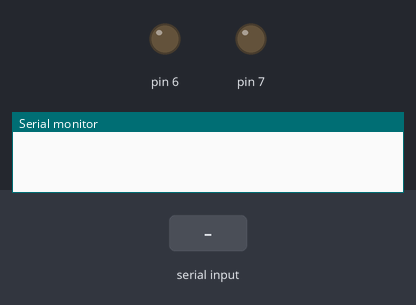
The sketch below on a simulated Arduino Uno, built with avr-gcc and run on an emulated ATmega328P. On the bench: output pins drawn as LEDs (lit = HIGH), the last lines printed to the serial monitor. The inputs (shaded band) are chosen by the test bench.

Above: at 1.2 s.
1.3 s: "1" received over Serial
At 2.5 s:
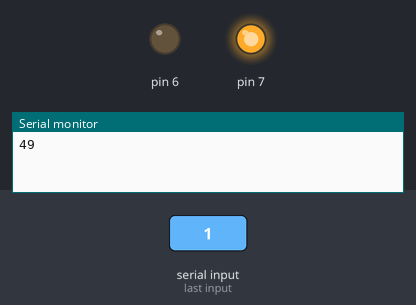
2.8 s: "3" received over Serial
Timing chart, 0 to 5.8 s (numbered marks = the images above; inputs shaded):
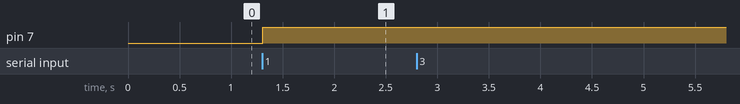

Measured:
- after the input at 1.3 s, pin 7: LOW → HIGH at once

The sketch:

motor.ino
```cpp
int incomingByte = 0;   // for incoming serial data

void setup() {
        Serial.begin(9600);     // opens serial port, sets data rate to 9600 bps
        pinMode(7,OUTPUT);
        pinMode(6,OUTPUT);
        analogWrite(7,0);
        analogWrite(6,0);
}

int prev=0;
void loop() {

       if (Serial.available() > 0)
      {
          // read the incoming byte:
          incomingByte = Serial.read();

          // say what you got:
          //Serial.print("I received: ");
          Serial.println(incomingByte, DEC);
      }
      if(incomingByte==49)
      {
        analogWrite(6,0);
        delay(5);
        analogWrite(7,1024);
        prev=49;

      }
      else if(incomingByte==50)
      {
        analogWrite(7,0);
        delay(5);
        analogWrite(6,1024);
        prev=50;
      }
      else if(incomingByte==51)
      {
        if(prev==50)
        {
          analogWrite(7,500);
          delay(1);
          analogWrite(7,0);
        }
        else if(prev==49)
        {
          analogWrite(6,500);
          delay(1);
          analogWrite(6,0);
        }
        prev=0;
      }
}
```
